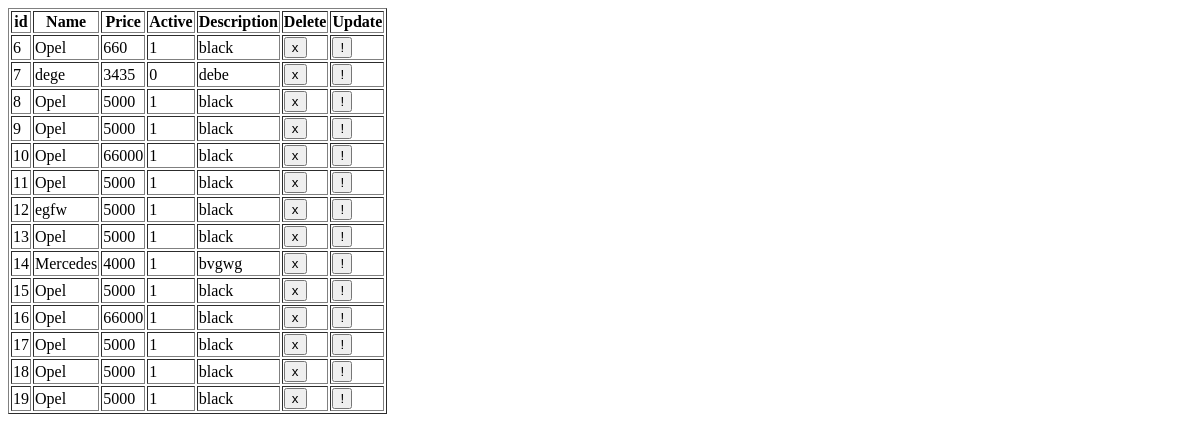
The app's page /Eshop/Products.php, older data.
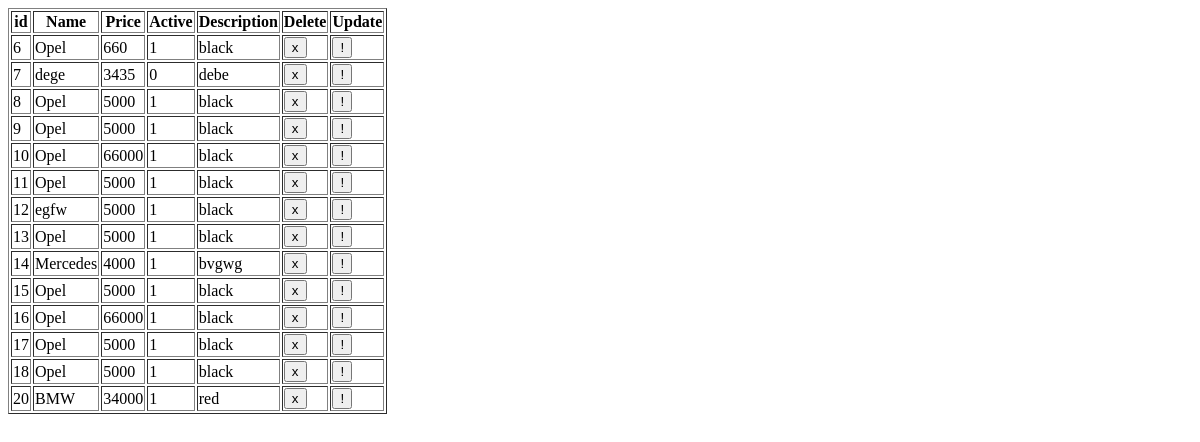
The same page, newer data.
### tables this page shows
CREATE TABLE `products` (
  `id` int(11) NOT NULL,
  `name` text NOT NULL,
  `description` text NOT NULL,
  `price` int(11) NOT NULL,
  `active` int(11) NOT NULL,
  `img_path` text NOT NULL
);

### Eshop/src/Eshop/Product.php (called while the page is built, shortened)
<?php
class Product
{
    protected $db = null;
    public function __construct()
    {
        $this->db = new Db();
    }
    public function getProducts($select = ['*'], $filter = [])
    {
        $selectStr = implode(',', $select);
        $filterStr = '1';
        $str = "SELECT {$selectStr} FROM `products` WHERE {$filterStr}";
        $result = $this->db->query($str);
        return $result->fetch_all(MYSQLI_ASSOC);
    }
}

### Eshop/src/Eshop/Db.php (called while the page is built, shortened)
<?php
class Db
{
    protected $db = null;
    public function __construct()
    {
        $this->db = new \mysqli("localhost", "mysql", "mysql", "ecom");
    }
    public function query($query)
    {
        return $this->db->query($query);
    }
}

### Eshop/Products.php (the view, shortened to what this page needs)
<?php
$obj = new \Eshop\Product();
$allProducts = $obj->getProducts();
?>
<!doctype html>
<html lang="ru">
<head>
</head>
<body>
    <table border="1">
        <thead>
            <tr>
                <th>id</th>
                <th>Name</th>
                <th>Price</th>
                <th>Active</th>
                <th>Description</th>
                <th>Delete</th>
                <th>Update</th>
            </tr>
        </thead>
        <tbody>
        <?php
           foreach ($allProducts as $key => $val):?>
        <tr>
                <td><?=$val["id"]?></td>
                <td><?=$val["name"]?></td>
                <td><?=$val["price"]?></td>
                <td><?=$val["active"]?></td>
                <td><?=$val["description"]?></td>
                <td><button class="delete" data-id="<?=$val["id"]?>">x</button></td>
                <td><button class="update" data-id="<?=$val["id"]?>">!</button></td>
        </tr>
        <?php
            endforeach;?>
        </tbody>
    </table>
</body>
</html>

Row changes from the older to the newer data that the page shows:
removed products: id "19", name "Opel", price "5000", active "1", description "black"
added products: id "20", name "BMW", price "34000", active "1", description "red"
